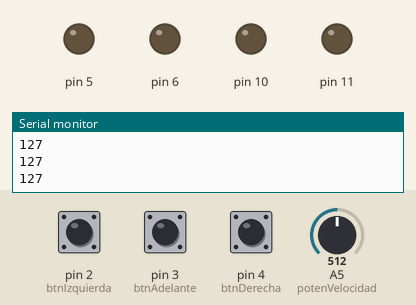
Bench run of a sketch on a simulated Arduino Uno, built with avr-gcc and run on an emulated ATmega328P. On the bench: output pins drawn as LEDs (lit = HIGH), the last lines printed to the serial monitor. Inputs (shaded band) come from the test bench; at power-on: pin 2 (btnIzquierda) HIGH, pin 3 (btnAdelante) HIGH, pin 4 (btnDerecha) HIGH, A5 (potenVelocidad) = 512.

Above: at 1.2 s.
1.3 s: pin 2 (btnIzquierda) pulled LOW for 0.25 s
At 1.5 s:
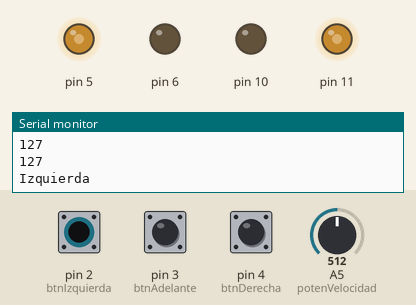
3.1 s: pin 3 (btnAdelante) pulled LOW for 0.25 s
At 3.3 s:
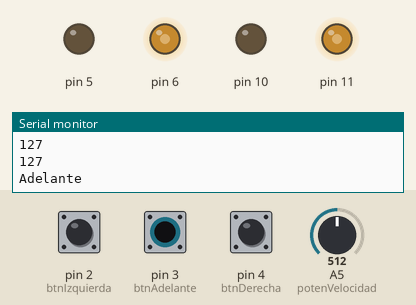
4.9 s: pin 4 (btnDerecha) pulled LOW for 0.25 s
At 5.11 s:
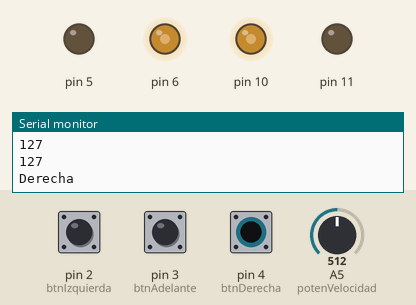
6.7 s: pin 4 (btnDerecha) pulled LOW for 3.2 s
At 10.6 s:
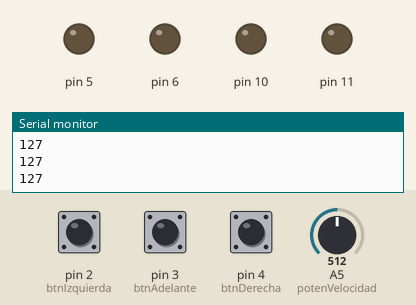
11.5 s: pin 2 (btnIzquierda) pulled LOW for 1 s
At 11.9 s:
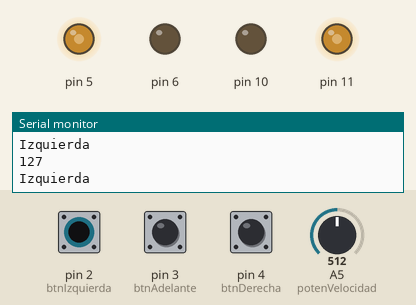
14.1 s: pin 2 (btnIzquierda) pulled LOW for 3.2 s
At 18.0 s:
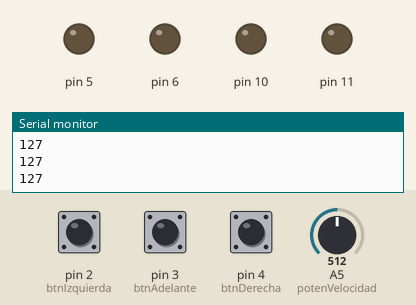
Timing chart, 0 to 19.5 s (numbered marks = the images above; inputs shaded):
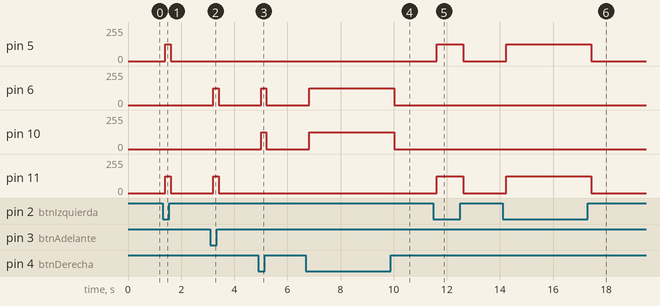

Measured:
- after the input at 1.3 s, pin 5, pin 11: 0/255 → 127/255 after 0.10 s, → 0/255 0.20 s later
- after the input at 3.1 s, pin 6, pin 11: 0/255 → 127/255 after 0.11 s, → 0/255 0.20 s later
- after the input at 4.9 s, pin 6, pin 10: 0/255 → 127/255 after 0.11 s, → 0/255 0.20 s later
- after the input at 6.7 s, pin 6, pin 10: 0/255 → 127/255 after 0.11 s, → 0/255 3.2 s later
- after the input at 11.5 s, pin 5, pin 11: 0/255 → 127/255 after 0.12 s, → 0/255 1.0 s later
- after the input at 14.1 s, pin 5, pin 11: 0/255 → 127/255 after 0.13 s, → 0/255 3.2 s later

The sketch:

Carrito.ino
```cpp
#include "ControlCarrito.h"
#define llantaDerechaAdelante 11
#define llantaIzquierdaAdelante 6
#define llantaDerechaAtras 10
#define llantaIzquierdAAtras 5
#define potenVelocidad A5


#define btnDerecha 4
#define btnAdelante 3
#define btnIzquierda 2

ControlCarrito carrito(
  llantaDerechaAdelante,
  llantaIzquierdaAdelante,
  llantaDerechaAtras,
  llantaIzquierdAAtras,
  potenVelocidad);

void setup() {
  Serial.begin(9600);
  carrito.init();
  pinMode(btnDerecha, INPUT);
  pinMode(btnAdelante, INPUT);
  pinMode(btnIzquierda, INPUT);
}

void loop() {
  int velocidad = carrito.obtenerVelocidad();
  Serial.println(velocidad);

  int estadoDerecha = !digitalRead(btnDerecha);
  int estadoAdelante = !digitalRead(btnAdelante);
  int estadoIzquierda = !digitalRead(btnIzquierda);


  if (estadoDerecha) {
    Serial.println("Derecha");
    carrito.girarDerecha(velocidad);
  } else if (estadoAdelante) {
    Serial.println("Adelante");
    carrito.adelante(velocidad);
  } else if (estadoIzquierda) {
    Serial.println("Izquierda");
    carrito.girarIzquierda(velocidad);
  } else {
    carrito.stop();
  }

  delay(200);
}
```

ControlCarrito.h
```cpp
class ControlCarrito {
public:
  int llantaDerechaAdelante;
  int llantaIzquierdaAdelante;
  int llantaDerechaAtras;
  int llantaIzquierdaAtras;
  int potenVelocidad;

  ControlCarrito(
    int llantaDerechaAdelante,
    int llantaIzquierdaAdelante,
    int llantaDerechaAtras,
    int llantaIzquierdaAtras,
    int potenVelocidad) {
    this->llantaDerechaAdelante = llantaDerechaAdelante;
    this->llantaIzquierdaAdelante = llantaIzquierdaAdelante;
    this->llantaDerechaAtras = llantaDerechaAtras;
    this->llantaIzquierdaAtras = llantaIzquierdaAtras;
    this->potenVelocidad = potenVelocidad;
  }

  void init() {
    pinMode(this->llantaDerechaAdelante, OUTPUT);
    pinMode(this->llantaDerechaAtras, OUTPUT);
    pinMode(this->llantaIzquierdaAdelante, OUTPUT);
    pinMode(this->llantaIzquierdaAtras, OUTPUT);
  }


  int obtenerVelocidad() {
    int velocidad = analogRead(potenVelocidad);
    int velocidadFinal = map(velocidad, 0, 1023, 0, 255);
    return velocidadFinal;
  }
  void stop() {
    analogWrite(this->llantaDerechaAdelante, 0);
    analogWrite(this->llantaDerechaAtras, 0);
    analogWrite(this->llantaIzquierdaAdelante, 0);
    analogWrite(this->llantaIzquierdaAtras, 0);
  }
  void girarDerecha(int velocidad) {
    analogWrite(this->llantaIzquierdaAdelante, velocidad);
    analogWrite(this->llantaDerechaAtras, velocidad);
  }
  void girarIzquierda(int velocidad) {
    analogWrite(this->llantaDerechaAdelante, velocidad);
    analogWrite(this->llantaIzquierdaAtras, velocidad);
  }
  void adelante(int velocidad) {
    analogWrite(this->llantaDerechaAdelante, velocidad);
    analogWrite(this->llantaIzquierdaAdelante, velocidad);
  }
  void atras(int velocidad) {
    analogWrite(this->llantaDerechaAtras, velocidad);
    analogWrite(this->llantaIzquierdaAtras, velocidad);
  }
};
```
